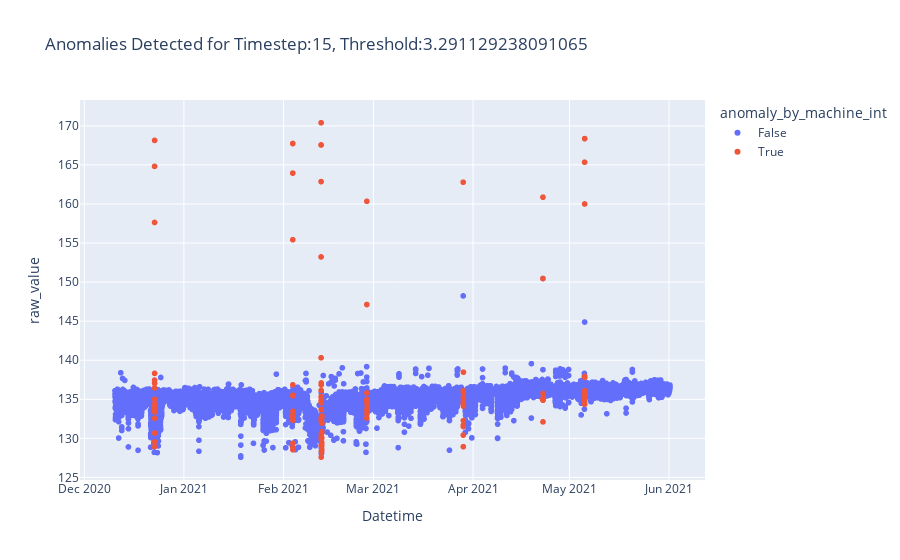

The cell this chart's notebook holds for it:
### Code cell
for ts in data_dict.keys():

    test_score_df = data_dict[ts]["test_score_df"]
    threshold = data_dict[ts]["train_score_df"]["loss"].sort_values().reset_index().drop('index',axis=1).iloc[round(len(data_dict[ts]["train_score_df"]["loss"])*0.995)][0]
    threshold_multiplier = 0.4

    test_score_df['threshold'] = threshold * threshold_multiplier
    test_score_df['anomaly_by_machine'] = test_score_df['loss'] > test_score_df['threshold']
    test_score_df["raw_value"] = test["raw_value"][ts-on:]
    test_score_df["anomaly_by_machine_int"] = test_score_df['anomaly_by_machine'].apply(lambda x: str(x))

    test_score_df["year_month"] = test_score_df["Datetime"].apply(lambda x: "-".join(x.split("-")[0:2]))


    fig = px.scatter(test_score_df, x="Datetime", y="raw_value", color="anomaly_by_machine_int", 
                        title="Anomalies Detected for Timestep:{}, Threshold:{}".format(ts, threshold))

    human_anomalies = test[test["anomaly_by_human"] == "True"]

    fig.add_trace(go.Scatter(x=human_anomalies["Datetime"], y=human_anomalies["raw_value"], mode="markers",
                marker=dict(size=10, color="Black"),
                name="anomaly_by_human=True"))

    fig.show()

### Figure 1 — Plotly figure (JSON) as saved in the notebook; plotly's stock layout.template omitted (floating-point values rounded to 4 significant figures; data arrays with more than 128 entries replaced by an {"elided": "..."} marker saying what was removed)
{"data": [{"hovertemplate": "anomaly_by_machine_int=False<br>Datetime=%{x}<br>raw_value=%{y}<extra></extra>", "legendgroup": "False", "marker": {"color": "#636efa", "symbol": "circle"}, "mode": "markers", "name": "False", "showlegend": true, "type": "scattergl", "x": {"elided": "16658 str values"}, "xaxis": "x", "y": {"elided": "16658 float values"}, "yaxis": "y"}, {"hovertemplate": "anomaly_by_machine_int=True<br>Datetime=%{x}<br>raw_value=%{y}<extra></extra>", "legendgroup": "True", "marker": {"color": "#EF553B", "symbol": "circle"}, "mode": "markers", "name": "True", "showlegend": true, "type": "scattergl", "x": {"elided": "137 str values"}, "xaxis": "x", "y": {"elided": "137 float values"}, "yaxis": "y"}, {"marker": {"color": "Black", "size": 10}, "mode": "markers", "name": "anomaly_by_human=True", "type": "scatter", "x": [], "y": []}], "layout": {"legend": {"title": {"text": "anomaly_by_machine_int"}, "tracegroupgap": 0}, "title": {"text": "Anomalies Detected for Timestep:15, Threshold:3.291129238091065"}, "xaxis": {"anchor": "y", "domain": [0, 1], "title": {"text": "Datetime"}}, "yaxis": {"anchor": "x", "domain": [0, 1], "title": {"text": "raw_value"}}}}
